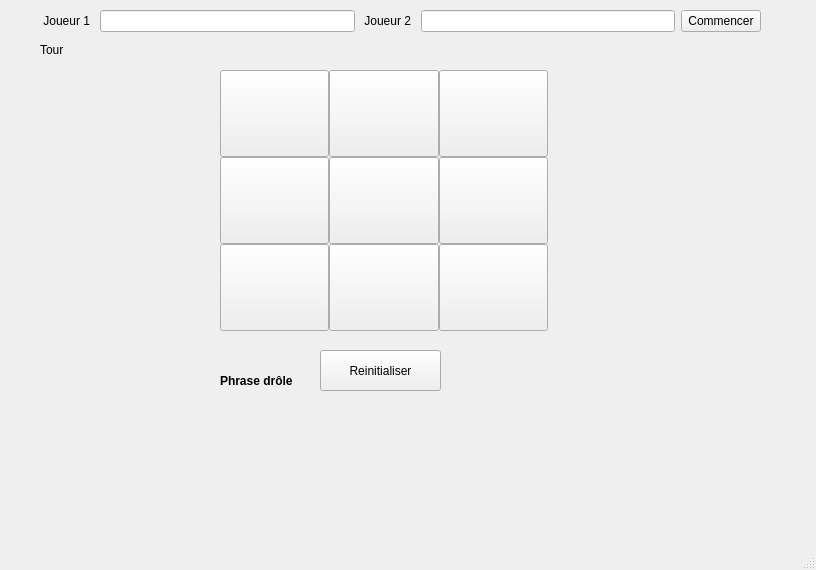
<?xml version="1.0" encoding="UTF-8"?>
<ui version="4.0">
 <class>MainWindow</class>
 <widget class="QMainWindow" name="MainWindow">
  <property name="geometry">
   <rect>
    <x>0</x>
    <y>0</y>
    <width>816</width>
    <height>570</height>
   </rect>
  </property>
  <property name="windowTitle">
   <string>MainWindow</string>
  </property>
  <widget class="QWidget" name="centralwidget">
   <widget class="QWidget" name="verticalLayoutWidget">
    <property name="geometry">
     <rect>
      <x>220</x>
      <y>70</y>
      <width>328</width>
      <height>261</height>
     </rect>
    </property>
    <layout class="QVBoxLayout" name="verticalLayout">
     <property name="spacing">
      <number>0</number>
     </property>
     <item>
      <layout class="QHBoxLayout" name="horizontalLayout_4">
       <property name="spacing">
        <number>0</number>
       </property>
       <item>
        <layout class="QVBoxLayout" name="verticalLayout_5">
         <property name="spacing">
          <number>0</number>
         </property>
         <item>
          <widget class="QPushButton" name="pushButton_1_1">
           <property name="sizePolicy">
            <sizepolicy hsizetype="Minimum" vsizetype="MinimumExpanding">
             <horstretch>0</horstretch>
             <verstretch>0</verstretch>
            </sizepolicy>
           </property>
           <property name="font">
            <font>
             <pointsize>20</pointsize>
             <kerning>false</kerning>
            </font>
           </property>
           <property name="text">
            <string/>
           </property>
          </widget>
         </item>
         <item>
          <widget class="QPushButton" name="pushButton_2_1">
           <property name="sizePolicy">
            <sizepolicy hsizetype="Minimum" vsizetype="MinimumExpanding">
             <horstretch>0</horstretch>
             <verstretch>0</verstretch>
            </sizepolicy>
           </property>
           <property name="font">
            <font>
             <pointsize>20</pointsize>
            </font>
           </property>
           <property name="text">
            <string/>
           </property>
          </widget>
         </item>
         <item>
          <widget class="QPushButton" name="pushButton_3_1">
           <property name="sizePolicy">
            <sizepolicy hsizetype="Minimum" vsizetype="MinimumExpanding">
             <horstretch>0</horstretch>
             <verstretch>0</verstretch>
            </sizepolicy>
           </property>
           <property name="font">
            <font>
             <pointsize>20</pointsize>
            </font>
           </property>
           <property name="text">
            <string/>
           </property>
          </widget>
         </item>
        </layout>
       </item>
       <item>
        <layout class="QVBoxLayout" name="verticalLayout_6">
         <property name="spacing">
          <number>0</number>
         </property>
         <item>
          <widget class="QPushButton" name="pushButton_1_2">
           <property name="sizePolicy">
            <sizepolicy hsizetype="Minimum" vsizetype="MinimumExpanding">
             <horstretch>0</horstretch>
             <verstretch>0</verstretch>
            </sizepolicy>
           </property>
           <property name="font">
            <font>
             <pointsize>20</pointsize>
            </font>
           </property>
           <property name="text">
            <string/>
           </property>
          </widget>
         </item>
         <item>
          <widget class="QPushButton" name="pushButton_2_2">
           <property name="sizePolicy">
            <sizepolicy hsizetype="Minimum" vsizetype="MinimumExpanding">
             <horstretch>0</horstretch>
             <verstretch>0</verstretch>
            </sizepolicy>
           </property>
           <property name="font">
            <font>
             <pointsize>20</pointsize>
            </font>
           </property>
           <property name="text">
            <string/>
           </property>
          </widget>
         </item>
         <item>
          <widget class="QPushButton" name="pushButton_3_2">
           <property name="sizePolicy">
            <sizepolicy hsizetype="Minimum" vsizetype="MinimumExpanding">
             <horstretch>0</horstretch>
             <verstretch>0</verstretch>
            </sizepolicy>
           </property>
           <property name="font">
            <font>
             <pointsize>20</pointsize>
            </font>
           </property>
           <property name="text">
            <string/>
           </property>
          </widget>
         </item>
        </layout>
       </item>
       <item>
        <layout class="QVBoxLayout" name="verticalLayout_7">
         <property name="spacing">
          <number>0</number>
         </property>
         <item>
          <widget class="QPushButton" name="pushButton_1_3">
           <property name="sizePolicy">
            <sizepolicy hsizetype="Minimum" vsizetype="MinimumExpanding">
             <horstretch>0</horstretch>
             <verstretch>0</verstretch>
            </sizepolicy>
           </property>
           <property name="font">
            <font>
             <pointsize>20</pointsize>
            </font>
           </property>
           <property name="text">
            <string/>
           </property>
          </widget>
         </item>
         <item>
          <widget class="QPushButton" name="pushButton_2_3">
           <property name="sizePolicy">
            <sizepolicy hsizetype="Minimum" vsizetype="MinimumExpanding">
             <horstretch>0</horstretch>
             <verstretch>0</verstretch>
            </sizepolicy>
           </property>
           <property name="font">
            <font>
             <pointsize>20</pointsize>
            </font>
           </property>
           <property name="text">
            <string/>
           </property>
          </widget>
         </item>
         <item>
          <widget class="QPushButton" name="pushButton_3_3">
           <property name="sizePolicy">
            <sizepolicy hsizetype="Minimum" vsizetype="MinimumExpanding">
             <horstretch>0</horstretch>
             <verstretch>0</verstretch>
            </sizepolicy>
           </property>
           <property name="font">
            <font>
             <pointsize>20</pointsize>
            </font>
           </property>
           <property name="text">
            <string/>
           </property>
          </widget>
         </item>
        </layout>
       </item>
      </layout>
     </item>
    </layout>
   </widget>
   <widget class="QLabel" name="labelPhrase">
    <property name="enabled">
     <bool>true</bool>
    </property>
    <property name="geometry">
     <rect>
      <x>220</x>
      <y>360</y>
      <width>331</width>
      <height>41</height>
     </rect>
    </property>
    <property name="font">
     <font>
      <family>System</family>
      <weight>75</weight>
      <bold>true</bold>
     </font>
    </property>
    <property name="text">
     <string>Phrase drôle</string>
    </property>
   </widget>
   <widget class="QWidget" name="verticalLayoutWidget_2">
    <property name="geometry">
     <rect>
      <x>40</x>
      <y>10</y>
      <width>721</width>
      <height>51</height>
     </rect>
    </property>
    <layout class="QVBoxLayout" name="verticalLayout_2">
     <item>
      <layout class="QHBoxLayout" name="horizontalLayout">
       <item>
        <widget class="QLabel" name="label">
         <property name="text">
          <string> Joueur 1 </string>
         </property>
        </widget>
       </item>
       <item>
        <widget class="QLineEdit" name="lineEdit_2"/>
       </item>
       <item>
        <widget class="QLabel" name="label_2">
         <property name="text">
          <string> Joueur 2 </string>
         </property>
        </widget>
       </item>
       <item>
        <widget class="QLineEdit" name="lineEdit"/>
       </item>
       <item>
        <widget class="QPushButton" name="pushButton">
         <property name="text">
          <string>Commencer</string>
         </property>
        </widget>
       </item>
      </layout>
     </item>
     <item>
      <widget class="QLabel" name="labelTour_2">
       <property name="text">
        <string>Tour</string>
       </property>
      </widget>
     </item>
    </layout>
   </widget>
   <widget class="QPushButton" name="pushButton_reinitialiser">
    <property name="geometry">
     <rect>
      <x>320</x>
      <y>350</y>
      <width>121</width>
      <height>41</height>
     </rect>
    </property>
    <property name="text">
     <string>Reinitialiser</string>
    </property>
   </widget>
  </widget>
  <widget class="QMenuBar" name="menubar">
   <property name="geometry">
    <rect>
     <x>0</x>
     <y>0</y>
     <width>816</width>
     <height>21</height>
    </rect>
   </property>
  </widget>
  <widget class="QStatusBar" name="statusbar"/>
 </widget>
 <resources/>
 <connections/>
</ui>
